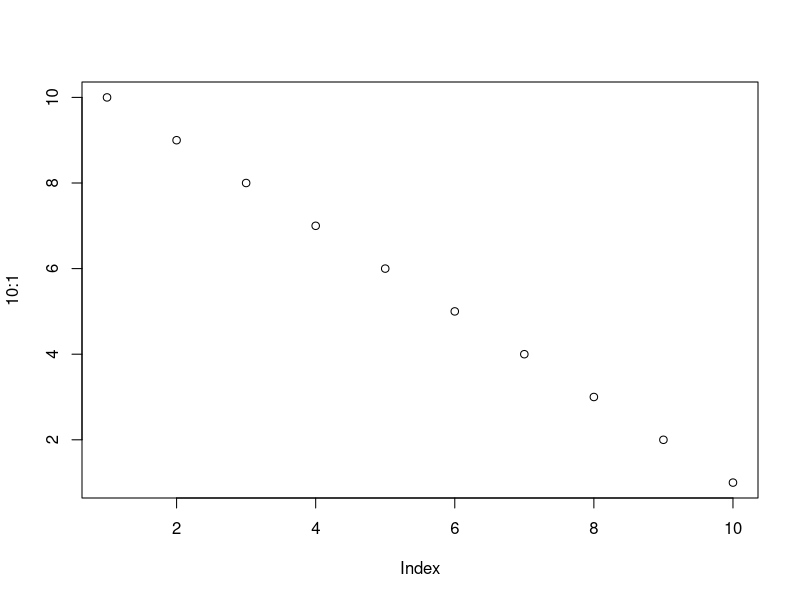
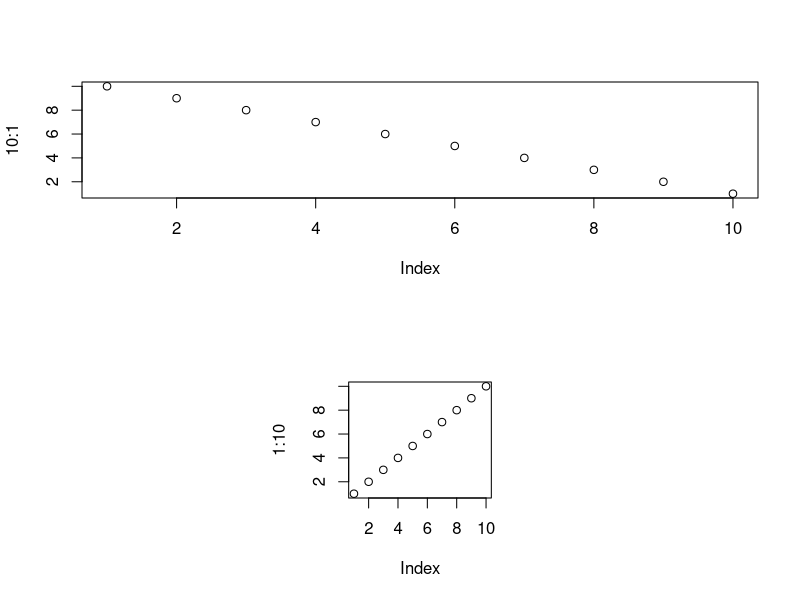
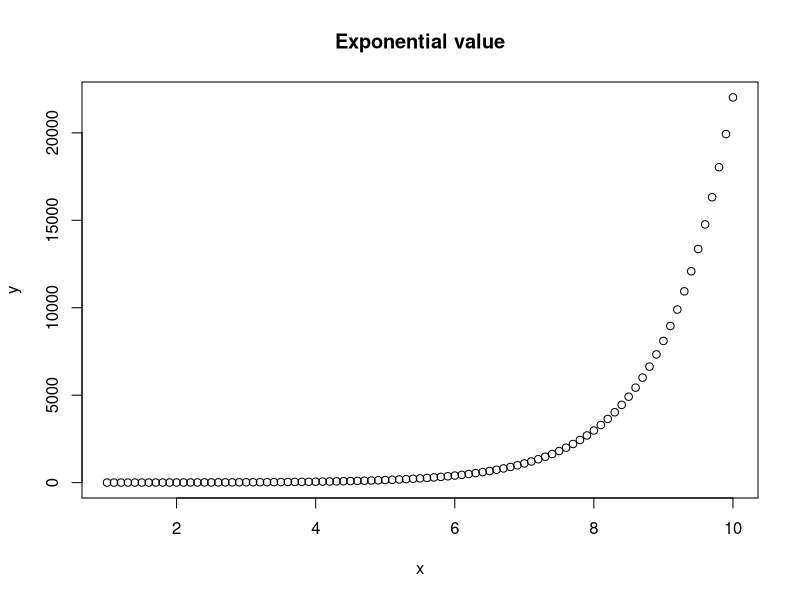
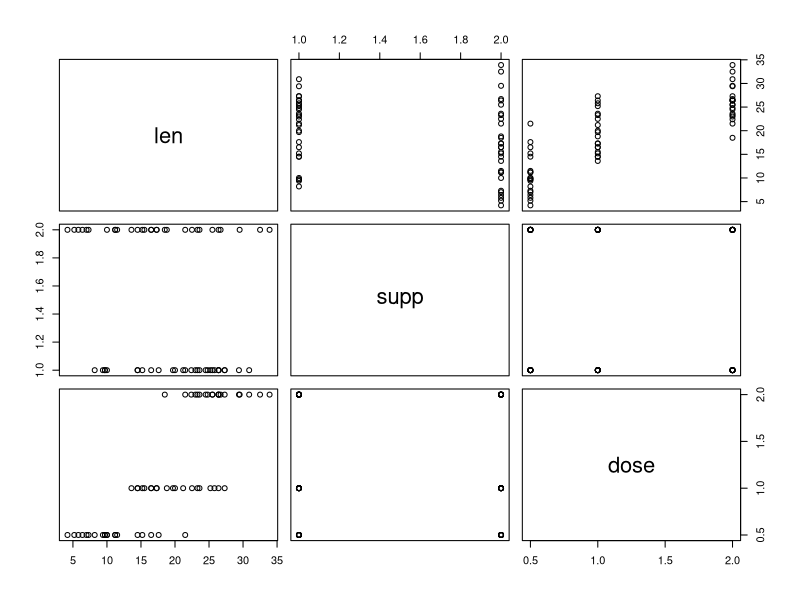
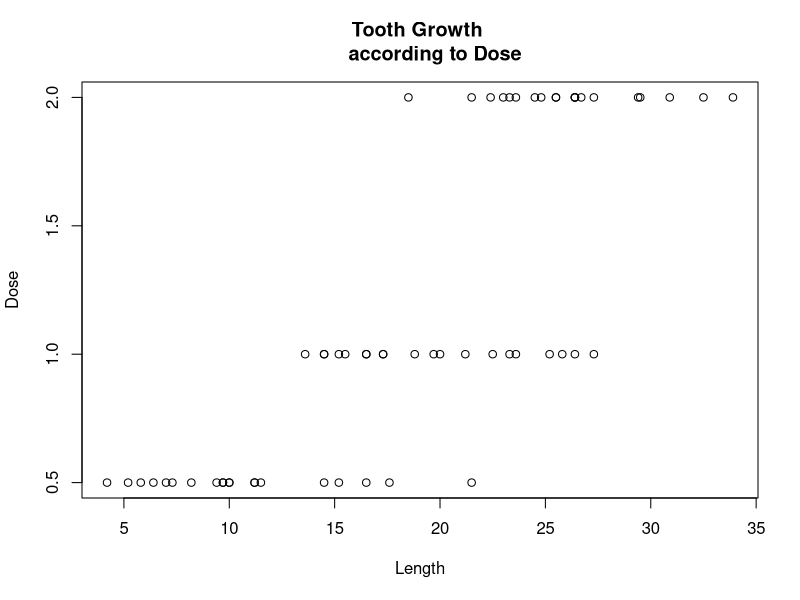
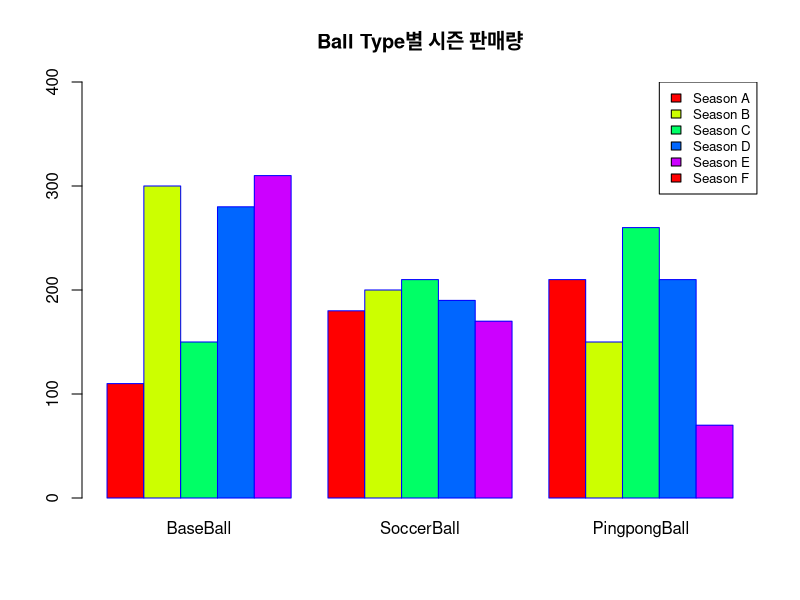
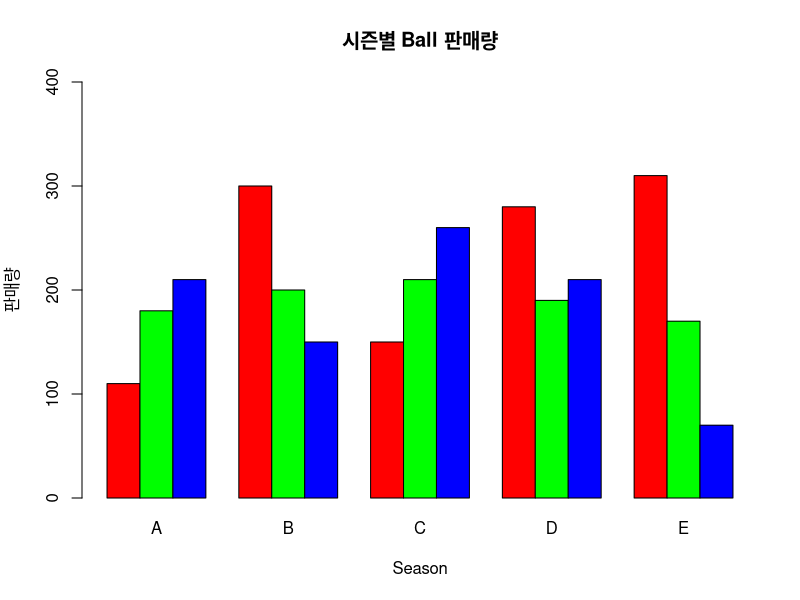
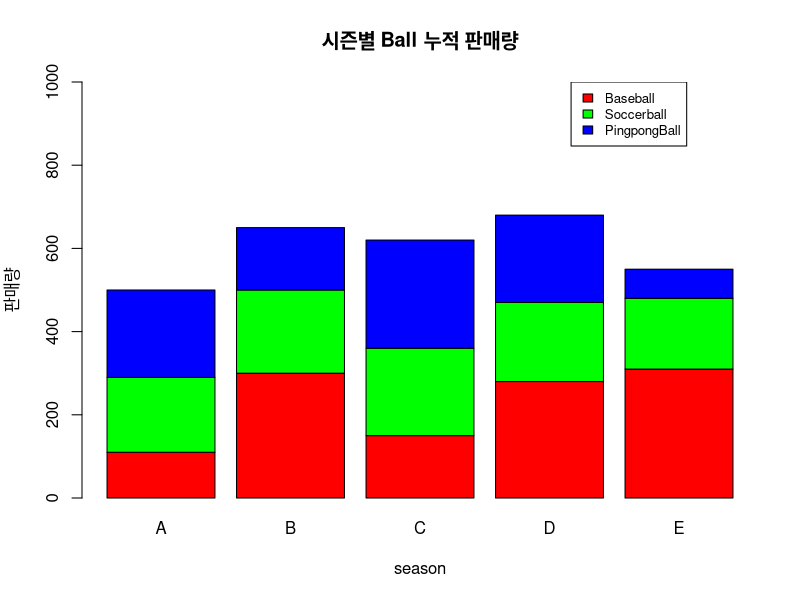

R code for these plots, in order: (Note: this script raises an error after producing the figures.)
#화면 분할
#Split screens for multiple graphs

plot(10:1)
close.screen(all=TRUE)
split.screen(c(2,1))
split.screen(c(1,3), screen=2)
screen(1)
plot(10:1)
screen(4)
plot(1:10)

#그래프 지우기
dev.off()
#그래프를 pdf로 저장하기
dev.copy(pdf,"samplegraph.pdf")


#GRAPHS
#범주비교 - Bar Graph
#부분과 전체의 관계 - Pie Chart
#시간에 따른 변화 - Line Chart
#연결과 관계 구성 - Scatter Plot
#분포 파악 - Histogram
#여러 항목을 비교 - Box Chart

#산포도(Scatter Chart)
#데이터를 x축과 y축에 점으로 표현한 그래프
#연속값으로 된 두 변수의 관계를 표현할 때 사용

x=seq(1,10,0.1)
y=exp(x)

plot(x,y)
title("Exponential value")

#산포도 Options
#main="Title" : 제목설정
#Sub="sub=title" : 부제목 설정
#xlab="X lab", ylab="Y lab" :x축과 y축의 제목 설정

#그래프의 타입 지정
#type="p": 점 모양 그래프(기본값)
#|: 선모양, b:점과 선모양 ..

#선의 모양 설탕
#lty=0, lty="blank": 투명선
#lty=1, lty="solid": 실선 ..등등

#색 기호 등
#col=1, col="blue"..

#산포도 실습
data(ToothGrowth)
head(ToothGrowth)
dim(ToothGrowth)
plot(ToothGrowth)

#Vitamin C dose에 따른 치아 길이 그래프
plot(ToothGrowth$len, ToothGrowth$dose, main="Tooth Growth 
     according to Dose", xlab="Length", ylab="Dose")

#막대그래프
#데이터의 크기를 막대의 길이로 표현
#집단간 차이를 표현할 때 주로 사용

#season별 공 판매량
B_QTY=c(110,300,150,280,310)
S_QTY=c(180,200,210,190,170)
P_QTY=c(210,150,260,210,70)
B_TYPE2=matrix(c(B_QTY,S_QTY,P_QTY),5,3)
B_TYPE2

barplot(B_TYPE2, main="Ball Type별 시즌 판매량", beside=T,
        names.arg=c("BaseBall","SoccerBall","PingpongBall"),
        border="blue",col=rainbow(5),ylim=c(0,400))
legend(16,400,c("Season A","Season B","Season C","Season D", "Season E",
                "Season F"), cex=0.8, fill=rainbow(5))

#t(B_TYPE2)는 B_TYPE의 행과 열을 반대로 적용
barplot(t(B_TYPE2), main="시즌별 Ball 판매량", xlab="Season",ylab="판매량",
        beside=T, names.arg=c("A","B","C","D","E"),border="black", col=rainbow(3),
        ylim=c(0,400))

#막대그래프
barplot(t(B_TYPE2), main="시즌별 Ball 누적 판매량", xlab="season",ylab="판매량",
        names.arg=c("A","B","C","D","E"),border="black",col=rainbow(3), ylim=c(0,1000))
legend(4.5,1000,c("Baseball","Soccerball","PingpongBall"), cex=0.8, rainbow(3))

#점그래프
x=c(1:10)
dotchart(x,label=paste("Test",1:10),pch=11)

#선그래프
#데이터의 변화를 선으로 나타냄
x=c(1,2,3,4,5,6,7,8,9)
y=x*2
z=x*3
plot(x,y,type="o")
points(x,z,pch="+")
lines(x,z,col="blue")

plot(x,y,type="o",ylim=c(0,30))
points(x,z,pch="*")
lines(x,z,col="dark red")

#히스토그램
#데이터의 빈도를 나타내는데 사용
b=c(1,2,1,4,3,5,4,5,3,2,5,6,7,2,6,5,9,3,5)
hist(b)

#파이그래프
#전체와 부분의 관계를 나타내는데 쓰임
T_sales=c(210,110,400,550,700,130)
pie(T_sales, init.angle = 90, col = rainbow(length(T_sales)),
    main = "주간 매출 변동",labels=c("Mon","Tue","Wed","Thur","Fri","Sat"))
legend(1,1,c("Mon","Tue","Wed","Thur","Fri","Sat"),cex=0.8,fill = rainbow(length(T_sales)))

install.packages("plotrix")
library("plotrix")
erase.screen()
dev.off()
week=c("Mon","Tue","Wed","Thur","Fri","Sat")
ratio=round(T_sales/sum(T_sales)*100,1)
label=paste(week,"\n",ratio,"%")
pie3D(T_sales, main="주간 매출 동향", col=rainbow(length(T_sales)),cex=0.8, labels=label)
legend(-0.8,1.0,c("Mon","Tue","Wed","Thur","Fri","Sat"),cex=0.8,fill=rainbow(length(T_sales)))

#상자모양 차트
#데이터의 분포(퍼져있는 형태)를 직사각형 상자 모양으로 표현

#상자아래 세로선 : 아랫수염(하위 0~25%내 값)
#상자 밑면: 1사분위수 (하위 25% 위치 값)
#상자 내 굵은 선: 2사분위수 (하위 50% 위치 값)
#상자 윗면: 3사분위수 (하위75% 위치 값)
#상자 위 세로선: 윗수염 (하위 75~100%내 값)
#상자 밖 점 표식: 극단치 (범위를 벗어난 값)
A=c(110,300,150,280,310)
B=c(180,200,210,190,170)
C=c(210,150,260,210,70)
boxplot(A,B,C,col=c("yellow","cyan","green"), names=c("Baseball","Soccerball","Pingpongball"),
        horizontal=TRUE)

#부가적 그래프 기능
#그림을 그렸는데 그림을 지우고 싶은 경우
plot.new()
#현재의 그림을 유지하고, 그 위에 그림을 그리고 싶은 경우
par(new=T)
#화면에 점을 찍고 싶은 경우
points(x,y,options)

#부가적 그래프 기능: 실습
plot.new()
plot(-4:4, -4:4, type="n") #점을 찍기 위한 바탕 사각형과 눈금을 그린다
# +표시의 빨간 점을 200개 그린다
points(rnorm(200), rnorm(200), pch="+", col="red")

#앞의 그림을 유지하라
par(new=T)
#그림을 그 위에 그려라
points(rnorm(200), rnorm(200), pch="o",col="cyan")

#Sunflower 그래프
#산포도 그래프 중에서 중복되는 데이터가 많은 경우
#한 점에 여러 데이터가 있는 경우 점의 주변에 겹쳐진 만크 꽃잎을 그림
x=c(1,1,1,2,2,2,2,2,2,3,3,4,5,6)
y=c(2,1,4,2,3,2,2,2,2,2,1,1,1,1)
zz=data.frame(x,y)
zz
sunflowerplot(zz)

#Symbol 그래프
#Symbols: 3차원 데이터를 대상으로 그들간의 관계성을 직관적으로 보여줌
xx=c(1,2,3,4,5)
yy=c(2,3,4,5,6)
zz=c(10,5,100,20,10)
symbols(xx,yy,zz)

#3차원 그래프
#Persp
x1=seq(-3,3,length=50)
x2=seq(-4,4,length=60)
f=function(x1,x2){x1^2+x2^2+x1*x2}
y=outer(x1,x2,FUN=f)
persp(x1,x2,y)

#Contour
x1=seq(-3,3,length=50)
x2=seq(-4,4,length=60)
f=function(x1,x2){x1^2+x2^2+x1*x2}
y=outer(x1,x2,FUN=f)
contour(x1,x2,y)

